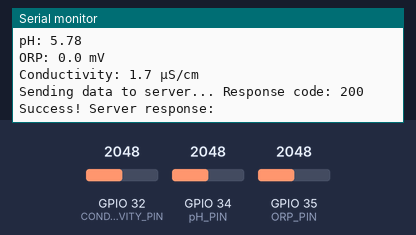
Recording of a sketch running on a simulated ESP32. Shown: the last lines printed to the serial monitor. Inputs (shaded band) come from the test bench; at power-on: GPIO 32 (CONDUCTIVITY_PIN) = 2048, GPIO 34 (pH_PIN) = 2048, GPIO 35 (ORP_PIN) = 2048 (analog values on the 0–4095 scale). WiFi joins after 1.5 s; servers stay silent unless stated; uploads are accepted with an empty reply.

Above: at 3.7 s.
3.8 s: GPIO 32 (CONDUCTIVITY_PIN) set to 2866
At 4.67 s:
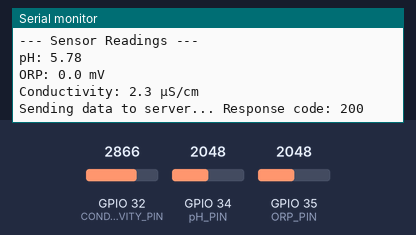
6.5 s: GPIO 34 (pH_PIN) set to 2866
At 8.1 s:
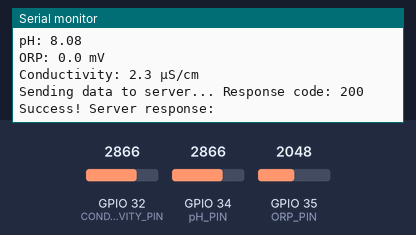
9.2 s: GPIO 35 (ORP_PIN) set to 2866
At 10.67 s:
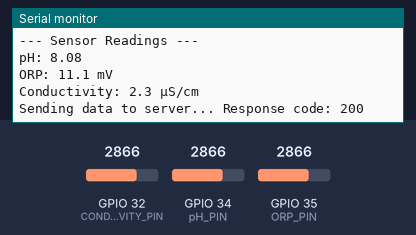
11.9 s: GPIO 32 (CONDUCTIVITY_PIN) set to 3603
At 13.9 s:
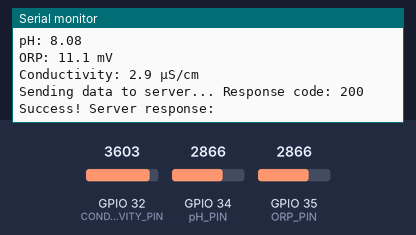
14.6 s: GPIO 34 (pH_PIN) set to 3603
At 14.67 s:
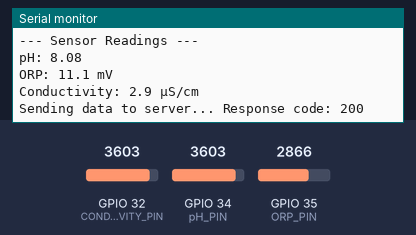
20.5 s: GPIO 35 (ORP_PIN) set to 3603
At 20.67 s:
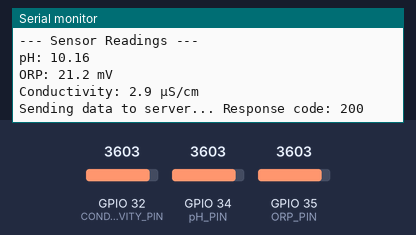
Timing chart, 0 to 23.5 s (numbered marks = the images above; inputs shaded):
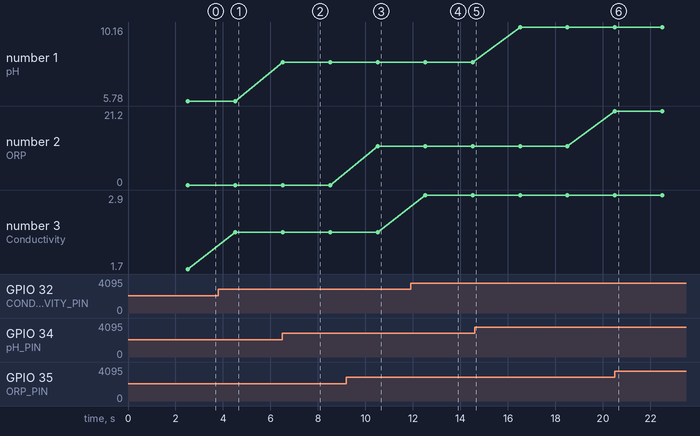

The sketch:

ESP32_SENSOR_CODE.ino
```cpp
/*
 * ESP32 Water Plant Safety Monitoring System
 *
 * This code reads pH, ORP, and Conductivity sensors and sends
 * the data to your Supabase backend via HTTP POST requests.
 *
 * Hardware Setup:
 * - pH Sensor: Connect to analog pin (e.g., GPIO34)
 * - ORP Sensor: Connect to analog pin (e.g., GPIO35)
 * - Conductivity Sensor: Connect to analog pin (e.g., GPIO32)
 *
 * Make sure to calibrate your sensors before use!
 */

#include <WiFi.h>
#include <HTTPClient.h>
#include <ArduinoJson.h>

// ====== CONFIGURATION - UPDATE THESE VALUES ======

// WiFi credentials
const char* ssid = "YOUR_WIFI_SSID";
const char* password = "YOUR_WIFI_PASSWORD";

// Backend API endpoint
// Replace YOUR_PROJECT_ID with your actual Supabase project ID
const char* serverUrl = "https://YOUR_PROJECT_ID.supabase.co/functions/v1/make-server-c0d5887d/sensor-data";

// Supabase anonymous key
// Replace with your actual Supabase anonymous key
const char* apiKey = "YOUR_SUPABASE_ANON_KEY";

// Sensor pins
const int pH_PIN = 34;
const int ORP_PIN = 35;
const int CONDUCTIVITY_PIN = 32;

// Calibration constants (adjust these based on your sensor calibration)
const float pH_OFFSET = 0.0;           // pH offset from calibration
const float pH_SCALE = 3.5;            // pH scaling factor
const float ORP_OFFSET = 0.0;          // ORP offset (mV)
const float ORP_SCALE = 59.16;         // ORP scaling factor
const float COND_OFFSET = 0.0;         // Conductivity offset
const float COND_SCALE = 1.0;          // Conductivity scaling factor

// Sampling interval (milliseconds)
const unsigned long SAMPLING_INTERVAL = 2000; // Send data every 2 seconds

// ====== END CONFIGURATION ======

unsigned long lastSampleTime = 0;

void setup() {
  Serial.begin(115200);
  delay(1000);

  Serial.println("\n\n=================================");
  Serial.println("ESP32 Water Safety Monitor");
  Serial.println("=================================\n");

  // Connect to WiFi
  Serial.print("Connecting to WiFi");
  WiFi.begin(ssid, password);

  int attempts = 0;
  while (WiFi.status() != WL_CONNECTED && attempts < 30) {
    delay(500);
    Serial.print(".");
    attempts++;
  }

  if (WiFi.status() == WL_CONNECTED) {
    Serial.println("\nWiFi Connected!");
    Serial.print("IP Address: ");
    Serial.println(WiFi.localIP());
  } else {
    Serial.println("\nWiFi Connection Failed!");
    Serial.println("Please check your credentials and restart.");
  }

  // Configure ADC
  analogReadResolution(12); // 12-bit resolution (0-4095)
  analogSetAttenuation(ADC_11db); // Full range: 0-3.3V

  Serial.println("\nSensor monitoring started...\n");
}

void loop() {
  unsigned long currentTime = millis();

  // Check if it's time to sample
  if (currentTime - lastSampleTime >= SAMPLING_INTERVAL) {
    lastSampleTime = currentTime;

    // Read sensors
    float pH = readpH();
    float orp = readORP();
    float conductivity = readConductivity();

    // Display readings
    Serial.println("--- Sensor Readings ---");
    Serial.print("pH: ");
    Serial.println(pH, 2);
    Serial.print("ORP: ");
    Serial.print(orp, 1);
    Serial.println(" mV");
    Serial.print("Conductivity: ");
    Serial.print(conductivity, 1);
    Serial.println(" μS/cm");

    // Send data to backend
    if (WiFi.status() == WL_CONNECTED) {
      sendSensorData(pH, orp, conductivity);
    } else {
      Serial.println("ERROR: WiFi not connected!");
    }

    Serial.println();
  }
}

// Read pH sensor
float readpH() {
  int rawValue = analogRead(pH_PIN);
  float voltage = rawValue * (3.3 / 4095.0);

  // Convert voltage to pH (adjust formula based on your sensor)
  // This is a generic formula - calibrate with known pH solutions!
  float pH = pH_SCALE * voltage + pH_OFFSET;

  return pH;
}

// Read ORP sensor
float readORP() {
  int rawValue = analogRead(ORP_PIN);
  float voltage = rawValue * (3.3 / 4095.0);

  // Convert voltage to ORP in millivolts
  // This is a generic formula - calibrate with known ORP solutions!
  float orp = ((voltage - 1.65) * 1000.0) / ORP_SCALE + ORP_OFFSET;

  return orp;
}

// Read Conductivity sensor
float readConductivity() {
  int rawValue = analogRead(CONDUCTIVITY_PIN);
  float voltage = rawValue * (3.3 / 4095.0);

  // Convert voltage to conductivity (μS/cm)
  // This is a generic formula - calibrate with known conductivity solutions!
  float conductivity = voltage * COND_SCALE + COND_OFFSET;

  return conductivity;
}

// Send sensor data to backend
void sendSensorData(float pH, float orp, float conductivity) {
  HTTPClient http;

  // Configure HTTP client
  http.begin(serverUrl);
  http.addHeader("Content-Type", "application/json");
  http.addHeader("Authorization", String("Bearer ") + apiKey);

  // Create JSON payload
  StaticJsonDocument<200> doc;
  doc["pH"] = pH;
  doc["orp"] = orp;
  doc["conductivity"] = conductivity;
  doc["timestamp"] = millis();

  String jsonString;
  serializeJson(doc, jsonString);

  // Send POST request
  Serial.print("Sending data to server... ");
  int httpResponseCode = http.POST(jsonString);

  if (httpResponseCode > 0) {
    Serial.print("Response code: ");
    Serial.println(httpResponseCode);

    if (httpResponseCode == 200) {
      String response = http.getString();
      Serial.println("Success! Server response:");
      Serial.println(response);
    }
  } else {
    Serial.print("ERROR: ");
    Serial.println(http.errorToString(httpResponseCode));
  }

  http.end();
}
```

Measured:
- after the input at 3.8 s, the serial monitor: prints a new line after 0.71 s (image 1)
- after the input at 6.5 s, the serial monitor: prints a new line at once (image 2)
- after the input at 9.2 s, the serial monitor: prints a new line after 1.3 s (image 3)
- after the input at 11.9 s, the serial monitor: prints a new line after 0.61 s (image 4)
- after the input at 20.5 s, the serial monitor: prints a new line at once (image 6)
- plotted number 1: 5.78 → 8.08 after the input at 6.5 s, 8.08 → 10.16 after the input at 14.6 s
- plotted number 2: 0 → 11.1 after the input at 9.2 s, 11.1 → 21.2 after the input at 20.5 s
- plotted number 3: 1.7 → 2.3 after the input at 3.8 s, 2.3 → 2.9 after the input at 11.9 s
